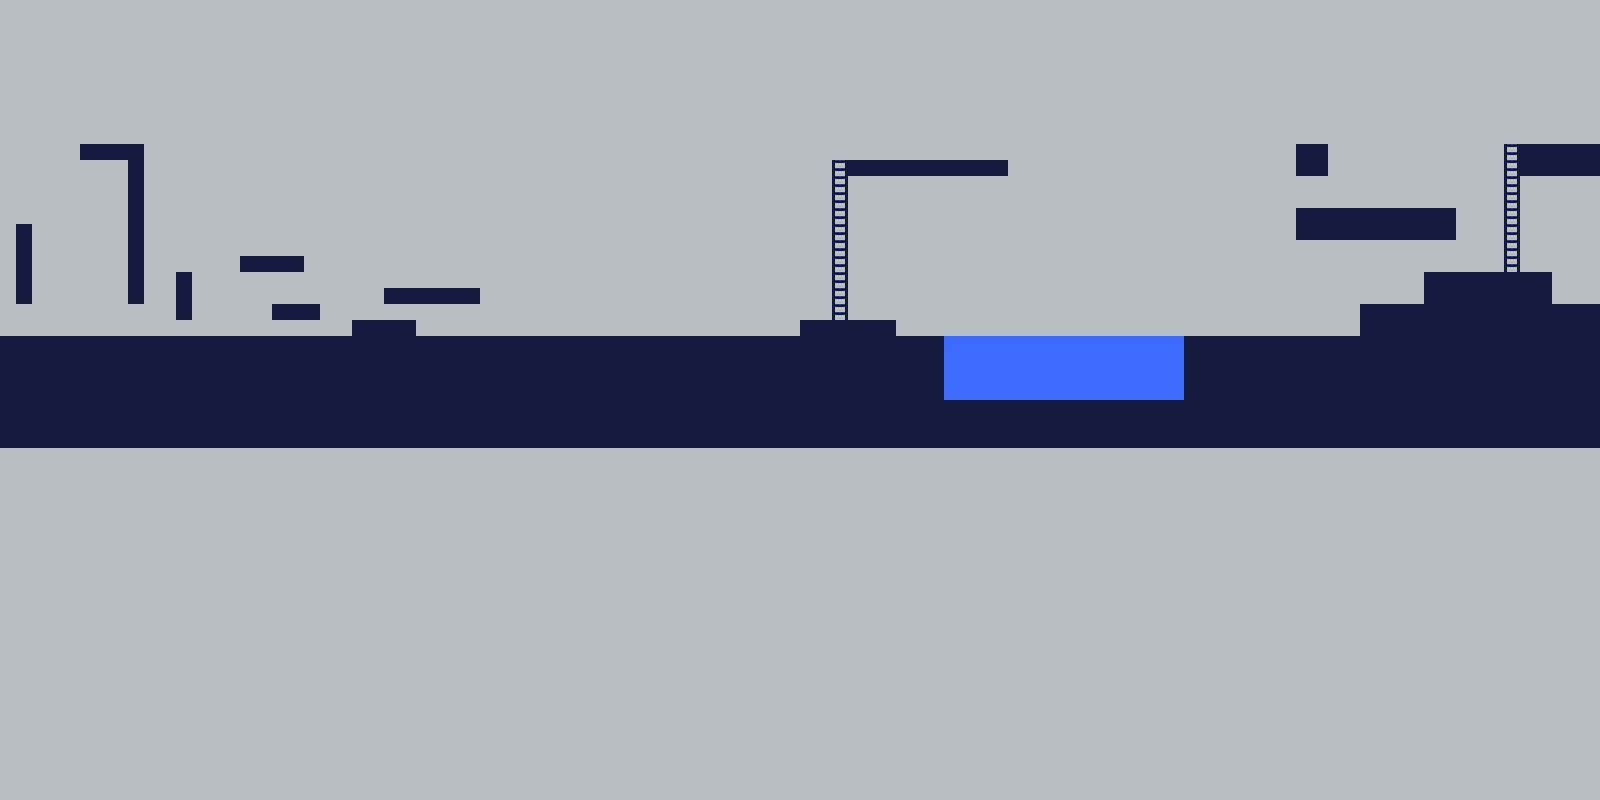

The image is a tile-based game level rendered from a .tmx file. Its description and source (layers, tilesets, objects; grid data summarised) follow:
An orthogonal 100x50 tile map with 16x16 px tiles, 1 tile layer (GroundTiles) and 22 objects.

<map version="1.4" tiledversion="1.4.2" orientation="orthogonal" renderorder="right-down" width="100" height="50" tilewidth="16" tileheight="16" infinite="0" backgroundcolor="#b8bec2" nextlayerid="7" nextobjectid="118">
 <tileset firstgid="1" name="tileset" tilewidth="16" tileheight="16" tilecount="150" columns="10">
  <image source="TileImages/tileset.png" width="160" height="240" />
 </tileset>
 <layer id="1" name="GroundTiles" width="100" height="50">
  <data>[5000 cells, 852 non-empty, 43 distinct tile ids]</data>
 </layer>
 <objectgroup color="#e1005500" id="2" name="GroundCollision">
  <object id="71" x="16" y="224" width="16" height="80" />
  <object id="73" x="128" y="144" width="16" height="160" />
  <object id="74" x="80" y="144" width="48" height="16" />
  <object id="75" x="176" y="272" width="16" height="48" />
  <object id="76" x="240" y="256" width="64" height="16" />
  <object id="79" x="352" y="320" width="64" height="16" />
  <object id="87" x="800" y="320" width="96" height="16" />
  <object id="90" x="272" y="304" width="48" height="16" />
  <object id="91" x="384" y="288" width="96" height="16" />
  <object id="94" x="848" y="160" width="160" height="16" />
  <object id="99" x="1184" y="336" width="416" height="64" />
  <object id="104" x="0" y="336" width="944" height="64" />
  <object id="105" x="944" y="304">
   <polyline points="0,0 192,0" />
  </object>
  <object id="107" x="1360" y="304" width="240" height="32" />
  <object id="108" x="1424" y="272" width="128" height="32" />
  <object id="110" x="1520" y="144" width="80" height="32" />
  <object id="111" x="1296" y="208" width="160" height="32" />
  <object id="112" x="1296" y="144" width="32" height="32" />
  <object id="116" x="1232" y="320">
   <polyline points="0,0 0,-160 -144,-160" />
  </object>
 </objectgroup>
 <objectgroup id="6" name="Water">
  <object id="100" x="944" y="336" width="240" height="64" />
 </objectgroup>
 <objectgroup id="5" name="Interactable">
  <object id="101" x="832" y="160" width="16" height="160">
   <properties>
    <property name="type" value="ladder" />
   </properties>
  </object>
  <object id="106" x="1504" y="144" width="16" height="128">
   <properties>
    <property name="type" value="ladder" />
   </properties>
  </object>
 </objectgroup>
</map>
